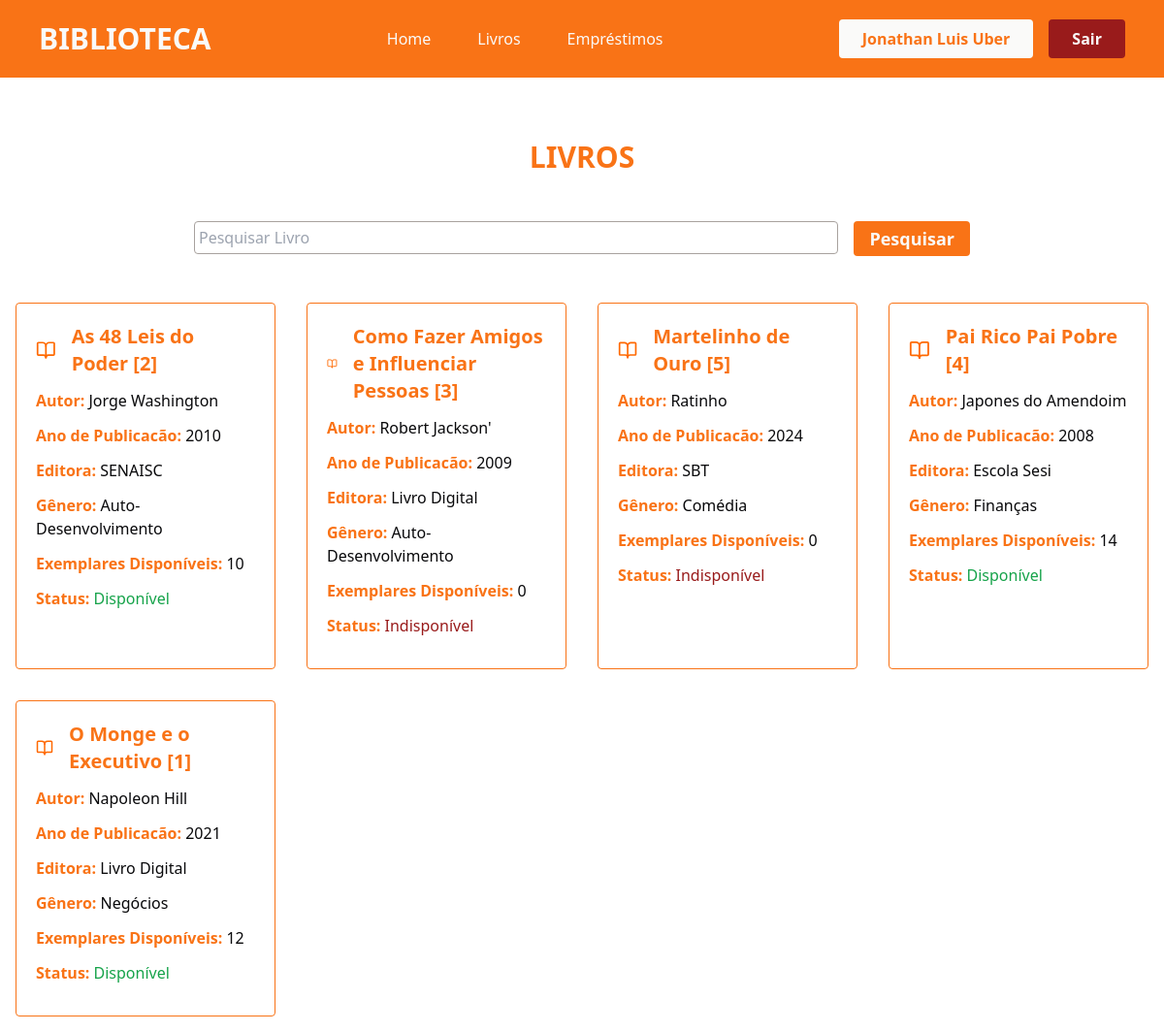
The app's page /livros/ (signed in) with its own data.
### app/models.py (models this page shows)
class User(db.Model, UserMixin):
    id = db.Column(db.Integer, primary_key=True)
    nome = db.Column(db.String(100), nullable=True)
    telefone = db.Column(db.String(100), nullable=True)
    email = db.Column(db.String(100), nullable=True)
    senha = db.Column(db.String(100), nullable=True)
    emprestimos = db.relationship('Emprestimo', backref='user', lazy=True)

class Livro(db.Model):
    id = db.Column(db.Integer, primary_key=True)
    titulo = db.Column(db.String(100), nullable=True)
    autor = db.Column(db.String(100), nullable=True)
    editora = db.Column(db.String(100), nullable=True)
    anoPublicacao = db.Column(db.Integer, nullable=True)
    genero = db.Column(db.String(100), nullable=True)
    quantidade_disponivel = db.Column(db.Integer, nullable=True)
    status = db.Column(db.String(100), nullable=True)
    emprestimos = db.relationship('Emprestimo', backref='livro', lazy=True)

### app/views.py (the view)
@app.route('/livros/')
@login_required
def livros():
    if request.method == 'GET':
        pesquisa = request.args.get('pesquisa', '')
    dados = Livro.query.order_by('genero')
    if pesquisa != '':
        dados = dados.filter(Livro.titulo.ilike(f'%{pesquisa}%'))
    livros = {'dados' : dados.all()}
    return render_template('livros.html', livros=livros)

### app/models.py (called while the page is built)
@login_manager.user_loader
def load_user(user_id):
    return User.query.get(user_id)

### app/templates/livros.html (shortened to what this page needs)
{% extends "head.html" %}
{% block content %}
<div class="container-livros flex flex-col justify-center align-center">
    <div class="titulo mt-[4rem] flex-col justify-center items-center">
        <h2 class="text-3xl text-center text-orange-500 font-bold">LIVROS </h2>
    </div>
    <div class="pesquisa mt-[3rem] flex justify-center">
        <form action="" method="get" class="flex flex-row gap-4 w-[800px]">
                <div class="w-full">
                    <input type="text" name="pesquisa" class="w-full border-[1px] rounded border-stone-400 px-1 py-1 outline-orange-500 outline-2" placeholder="Pesquisar Livro">
                </div>
                <div class="w-70">
                    <button type="submit" class="bg-orange-500 w-full text-stone-50 font-semibold text-lg rounded py-1 px-4 hover:bg-orange-700 cursor-pointer transition-all duration-500">Pesquisar</button>
                </div>
            </form>
    </div>
    <section class="usuarios flex justify-center mt-[3rem] px-4">
        <div class="lista-usuarios grid grid-cols-4 gap-[2rem] mb-[1rem] w-[1500px]">
            {% for livro in livros.dados %}
                <div class="card-usuario border-orange-500 border-[1px] rounded p-5">
                    <div class="nome-svg flex flex-row gap-4 items-center justify-start">
                        <h2 class="text-xl font-semibold text-orange-500">{{livro.titulo}} [{{livro.id}}]</h2>
                    </div>
                    <p class="mt-3 text-orange-500 font-semibold">Autor: <span class="text-zinc-950 font-normal">{{livro.autor}}</span></p>
                    <p class="mt-3 text-orange-500 font-semibold">Ano de Publicacão: <span class="text-zinc-950 font-normal">{{livro.anoPublicacao}}</span></p>
                    <p class="mt-3 text-orange-500 font-semibold">Editora: <span class="text-zinc-950 font-normal">{{livro.editora}}</span></p>
                    <p class="mt-3 text-orange-500 font-semibold">Gênero: <span class="text-zinc-950 font-normal">{{livro.genero}}</span></p>
                    <p class="mt-3 text-orange-500 font-semibold">Exemplares Disponíveis: <span class="text-zinc-950 font-normal">{{livro.quantidade_disponivel}}</span></p>
                    <p class="mt-3 mb-3 text-orange-500 font-semibold">Status:{% if livro.status == 'Indisponível' %} <span class="text-red-800 font-normal">{{livro.status}}</span> {% else %} <span class="text-green-600 font-normal">{{livro.status}}</span> {% endif %} </p>
                </div>
            {% endfor %}
        </div>
    </section>
</div>
{% endblock %}

### app/templates/head.html (shortened to what this page needs)
<!DOCTYPE html>
<html lang="pt-br" class="box-border">
<head>
    <link rel="stylesheet" href="{{ url_for('static', filename='style.css') }}">
    <script src="https://cdn.tailwindcss.com"></script>
</head>
<body>
        {% block content %} {% endblock %}
</body>
</html>

### app/templates/header.html (shortened to what this page needs)
{% extends "head.html" %}
{% block content %}
<header class="font-sans px-10 py-5 bg-orange-500">
    <div class="container-header flex justify-between items-center">
        <div class="logo text-stone-50 font-bold text-3xl">
            <h1>BIBLIOTECA</h1>
        </div>
        <nav class="nav flex gap-12 text-stone-50 font-medium">
            <a href="{{ url_for('homepage') }}">Home</a>
            <a href="{{ url_for('livros') }}">Livros</a>
            <a href="{{ url_for('emprestimos') }}">Empréstimos</a>
        </nav>
        <div class="login flex gap-4">
            {% if current_user.is_authenticated %}
            <p class="bg-stone-50 px-6 py-2 text-orange-500 rounded font-semibold">{{current_user.nome}}</p>
                <a href="{{ url_for('logout') }}" class="bg-red-800 px-6 py-2 text-stone-50 rounded font-semibold cursor-pointer hover:bg-red-900 transition-all duration-500">Sair</a>
            {% endif %}
        </div>
    </div>
</header>
{% endblock %}

### records on screen
User: nome "Jonathan Luis Uber"
Livro: titulo "As 48 Leis do Poder", id "2", autor "Jorge Washington", anoPublicacao "2010", editora "SENAISC", genero "Auto-Desenvolvimento", quantidade_disponivel "10", status "Disponível"
Livro: titulo "Como Fazer Amigos e Influenciar Pessoas", id "3", autor "Robert Jackson'", anoPublicacao "2009", editora "Livro Digital", genero "Auto-Desenvolvimento", quantidade_disponivel "0", status "Indisponível"
Livro: titulo "Martelinho de Ouro", id "5", autor "Ratinho", anoPublicacao "2024", editora "SBT", genero "Comédia", quantidade_disponivel "0", status "Indisponível"
Livro: titulo "Pai Rico Pai Pobre", id "4", autor "Japones do Amendoim", anoPublicacao "2008", editora "Escola Sesi", genero "Finanças", quantidade_disponivel "14", status "Disponível"
Livro: titulo "O Monge e o Executivo", id "1", autor "Napoleon Hill", anoPublicacao "2021", editora "Livro Digital", genero "Negócios", quantidade_disponivel "12", status "Disponível"
